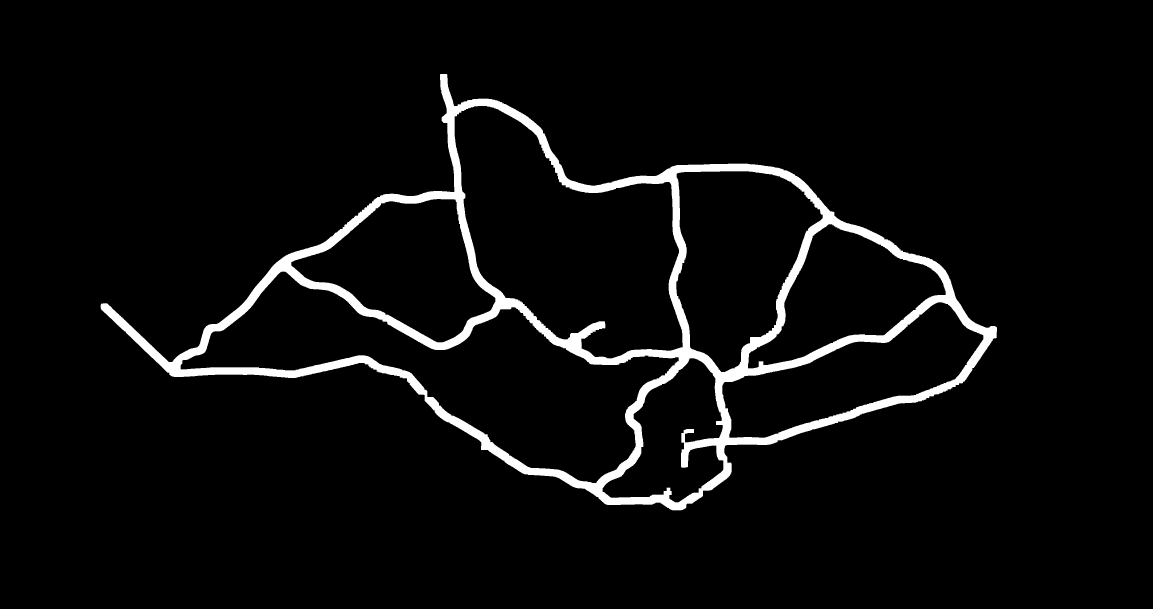
#> input picture map_processing/road1_edit.png, 3458 x 1825 px (shown at 1/3 size)
$ python make_nodes.py
#> lines starting #> are read from the running program, lines starting #| are printed output that depends on the picture; after the words box and inside, x2 and y2 are one past the last pixel; in counts of white or black regions, pixels touching at a corner belong together
import cv2
import numpy as np
from sklearn.cluster import KMeans
import pickle

img = cv2.imread('road1_edit.png')
#> img is the input picture: shape (1825, 3458, 3); min 0, max 255, mean 11.1

mask = cv2.inRange(img, np.array([127, 127, 127]), np.array([255, 255, 255]))
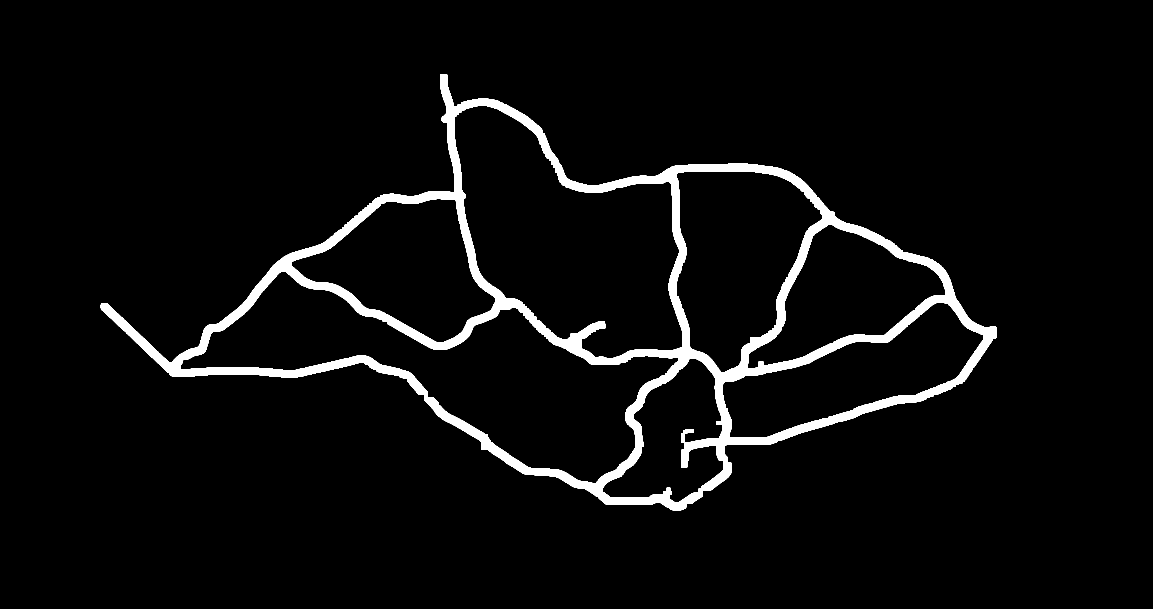
#> mask: shape (1825, 3458) (shown at 1/3 size); 4.4% white; 1 white region, box (x1, y1, x2, y2) and area: (302, 222, 2991, 1531) 275622

print(mask.shape)
#| (1825, 3458)
print(np.sum(mask) // 255)
#| 275622.0
# 275k points

kernel = np.ones((3,3), np.uint8)
mask = cv2.erode(mask, kernel, iterations=8)
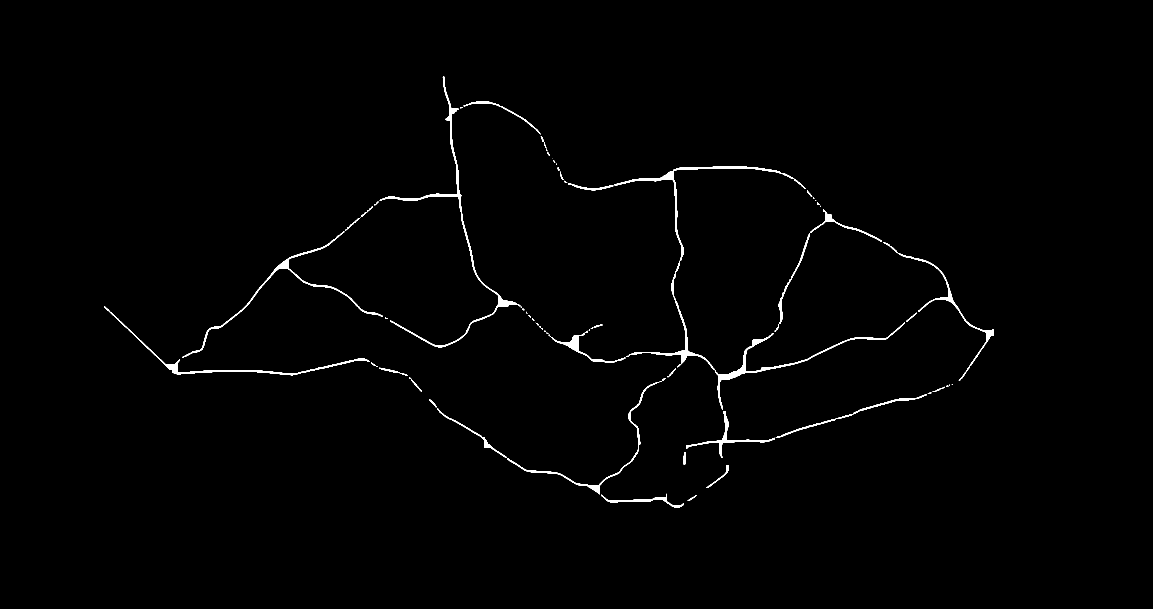
#> mask: shape (1825, 3458) (shown at 1/3 size); 0.83% white; 76 white regions (27 under 20 px), largest, box (x1, y1, x2, y2) and area: (1886, 896, 2715, 1229) 7763, (1139, 230, 1561, 1042) 7545, (1843, 499, 2418, 781) 4882
print(np.sum(mask) // 255)
#| 52446.0

cv2.imwrite("temp.png", mask)
# 52k points

# Extract list of (y,x) coordinates
h, w = mask.shape
#> h = 1825; w = 3458
points = [(y,x) for y in range(h) for x in range(w) if mask[y,x] == 255]
#> points = 52446 items

# Run Kmeans
print('Running Kmeans...')
N = 100
kmeans = KMeans(n_clusters=N, random_state=0).fit(points)

centers = kmeans.cluster_centers_
#> centers = 100 pairs, first value 265.3 to 1510.6, second value 351.8 to 2961.6
centers = [(int(c[1]), int(c[0])) for c in centers]
#> centers = 100 pairs, first value 351 to 2961, second value 265 to 1510

# Save clusters
with open('centroids.pkl', 'wb') as f:
    pickle.dump(centers, f)

t2 = np.array(img)
for i,c in enumerate(centers):
    t2 = cv2.putText(t2, f'{i}', c, cv2.FONT_HERSHEY_SIMPLEX, 1, [0,0,255], 2, cv2.LINE_AA)
    t2 = cv2.circle(t2, c, 5, [0,0,255], 2)
#> this loop made 100 passes
#> c on passes 1 to 12: (1324, 1030), (2226, 1108), (687, 1112), (1355, 341), (2840, 888), (2071, 504), (1582, 1408), (942, 852), (2589, 697), (1726, 1027), (2621, 1218), (2163, 1426)

cv2.imwrite("t2.png", t2)

$ run again, with map_processing/f2.png copied over map_processing/road1_edit.png
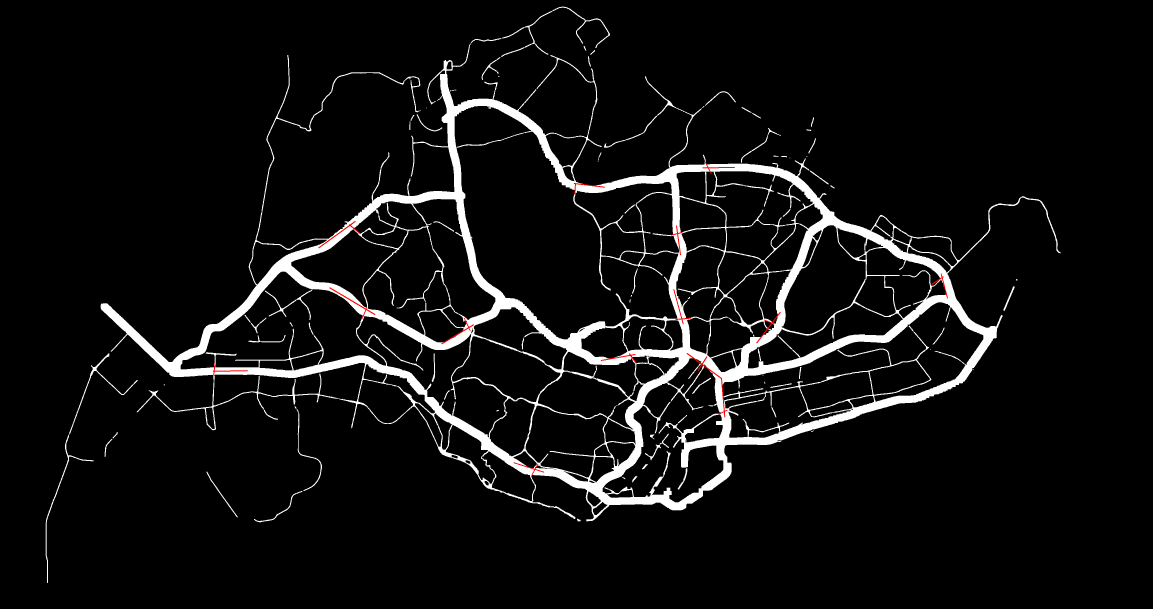
#> input picture map_processing/f2.png, 3458 x 1825 px (shown at 1/3 size)
#> img is the input picture: shape (1825, 3458, 3); mean B, G, R 15.5, 15.5, 15.7
#> `mask = cv2.inRange(img, np.array([127, 127, 127]), np.array([255, 255,..`:
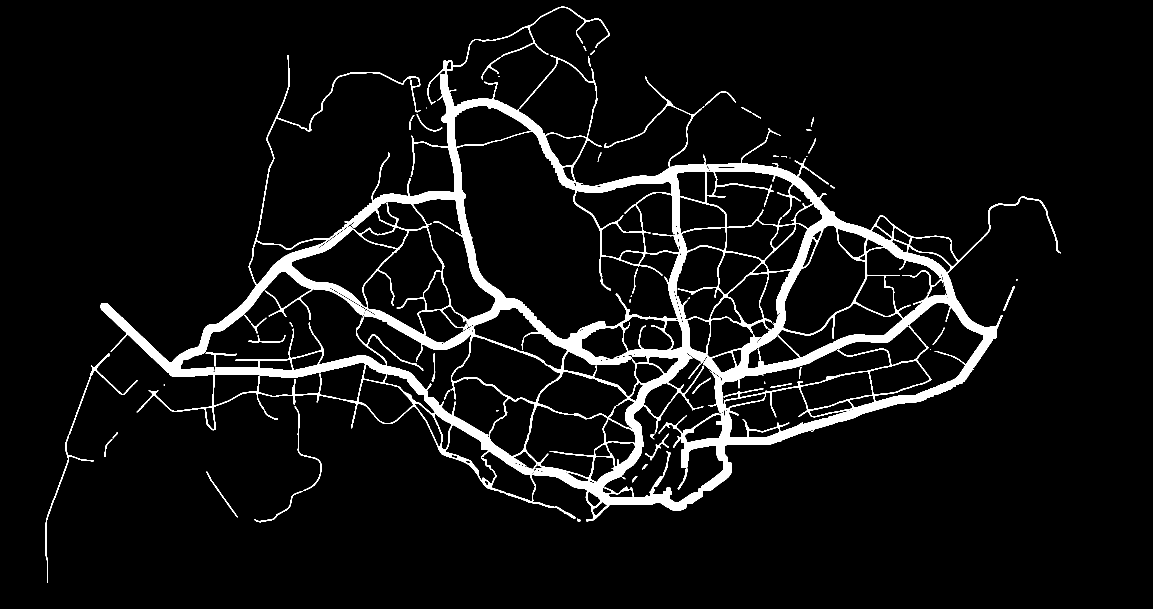
#> mask: shape (1825, 3458) (shown at 1/3 size); 6.1% white; 86 white regions (22 under 20 px), largest, box (x1, y1, x2, y2) and area: (302, 131, 3182, 1564) 363397, (1412, 20, 1830, 171) 2623, (2125, 1111, 2171, 1238) 2189
#| (1825, 3458)
#| 383522.0
#> `mask = cv2.erode(mask, kernel, iterations=8)`:
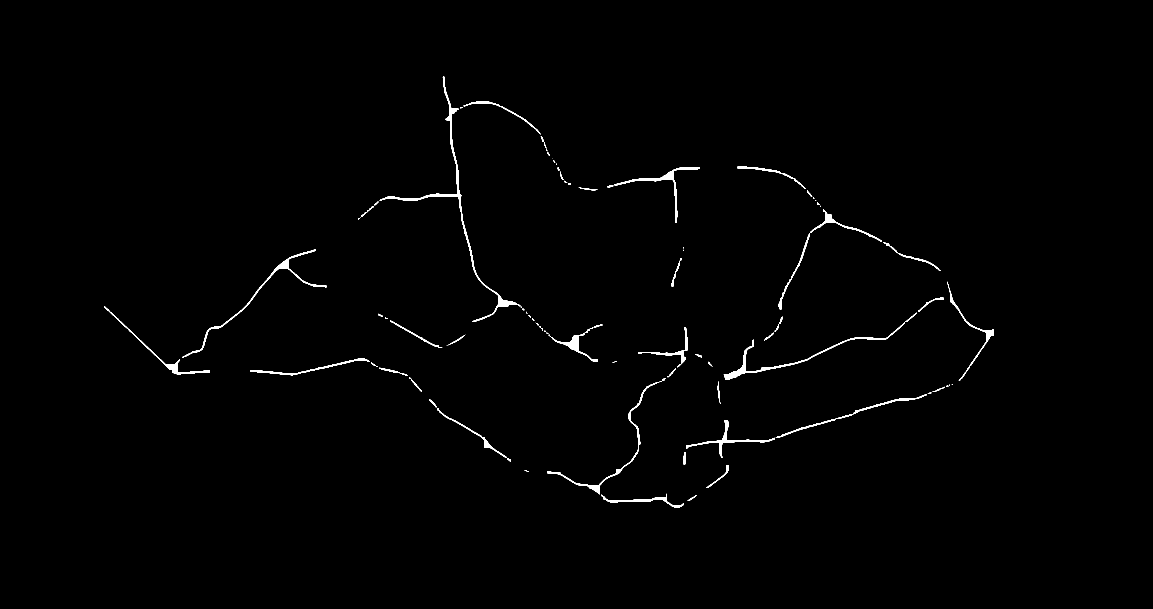
#> mask: shape (1825, 3458) (shown at 1/3 size); 0.72% white; 93 white regions (28 under 20 px), largest, box (x1, y1, x2, y2) and area: (1139, 230, 1561, 965) 6400, (2171, 967, 2715, 1138) 3829, (546, 748, 980, 1072) 3265
#| 45383.0
#> points = 45383 items
#> `centers = kmeans.cluster_centers_`: centers = 100 pairs, first value 265.3 to 1508.3, second value 342.3 to 2953.9
#> `centers = [(int(c[1]), int(c[0])) for c in centers]`: centers = 100 pairs, first value 342 to 2953, second value 265 to 1508
#> the loop `for i,c in enumerate(centers):` made 100 passes
#> c on passes 1 to 8: (1729, 1037), (2479, 1048), (785, 857), (1550, 346), (2151, 1335), (1941, 538), (2911, 1094), (1237, 1145)
